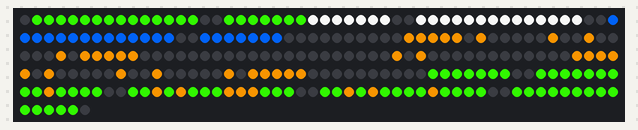
Simulated run of this program. Board: Raspberry Pi Pico running MicroPython. Parts: 256 RGB LEDs in strip order, left to right, continuing on the next row.

Above: at 0.1 s.

The program:

fifaworldcup22.py
```python
import plasma
from plasma import plasma_stick
import time

"""
Make some rainbows!
"""

# list of leds to switch on
onLeds = [251,244,235,228,216,217,218,219,220,221,222,212,203,196,187,40,41,42,43,44,45,46,39,38,37,36,35,34,33,24,25,26,27,28,29,30,23,22,21,20,19,18,17,8,9,10,11,12,13,14,7,6,5,4,3,2,1,71,70,69,68,67,66,65,56,57,58,59,60,61,62,55,54,53,52,51,50,49,105,106,107,108,109,103,97,88,94,86,85,84,83,82,169,170,171,172,173,167,161,152,158,150,149,148,147,146,133,131]
# [9,10,11,50,51,52,53,61,66,67,68,69,77,82,83,84,85,93,95,98,99,100,101,103,109,111,113,114,115,116,117,118,119,125,127,130,131,132,133,135,141,143,146,147,148,149,157,162,163,164,165,173,178,179,180,181]
enFlagWhite = [248,249,250,252,253,254,247,246,245,243,242,241,232,233,234,236,237,238,231,230,229,227,226,225,215,214,213,211,210,209,200,201,202,204,205,206,199,198,197,195,194,193,184,185,186,188,189,190]
enFlagRed = [251,244,235,228,216,217,218,219,220,221,222,212,203,196,187]
frFlagWhite = [40,41,42,43,44,45,46,39,38,37,36,35,34,33,24,25,26,27,28,29,30]
frFlagRed = [23,22,21,20,19,18,17,8,9,10,11,12,13,14,7,6,5,4,3,2,1]
frFlagBlue = [71,70,69,68,67,66,65,56,57,58,59,60,61,62,55,54,53,52,51,50,49]
maFlagRed = [248,249,250,251,252,253,254,247,246,245,244,243,242,241,232,233,235,236,237,238,231,230,228,226,225,216,220,221,222,215,214,212,210,209,200,201,203,204,205,206,199,198,197,196,195,194,193,184,185,186,187,188,189,190]
maFlagGreen = [234,229,227,217,218,219,213,211,202]
colon = [133,131]

zeroen = [169,170,171,172,173,167,161,152,158,150,149,148,147,146]
oneen = [170,166,152,153,154,155,156,157,158]
zerofr = [105,106,107,108,109,103,97,88,94,86,85,84,83,82]
onefr = [101,89,87,86,85,84,83,82,81]
twofr = [105,108,109,110,103,100,97,88,90,94,86,81]
twoen = [166,163,162,161,152,155,158,151,149,145,137,142]
threeen = [166,162,152,155,158,151,148,145,137,138,140,141]
threefr = [105,109,103,100,97,88,91,94,86,85,83,82]

frScore = zerofr
enScore = zeroen

# Set how many LEDs you have
NUM_LEDS = len(onLeds)
NUM_LEDS2 = 32*8

# The SPEED that the LEDs cycle at (1 - 255)
SPEED = 20

# How many times the LEDs will be updated per second
UPDATES = 60

# WS2812 / NeoPixel™ LEDs
led_strip = plasma.WS2812(NUM_LEDS2, 0, 0, plasma_stick.DAT, color_order=plasma.COLOR_ORDER_RGB)

# Start updating the LED strip
led_strip.start()

offset = 0.0


def colour(R,G,B): # Convert RGB888 to RGB565
    return (((G&0b00011100)<<3) +((R&0b11111000)>>3)<<8) + (B&0b11111000)+((G&0b11100000)>>5)

#  colours from https://thepihut.com/blogs/raspberry-pi-tutorials/coding-colour-with-micropython-on-raspberry-pi-pico-displays
red = 0.3#colour(255, 0, 0)# is bright red
green = 0.1#colour(0, 255, 0)# is bright green
blue = 0.6#colour(0, 0, 127)# is half-power blue
yellow = 0.15#colour(255, 255, 0)# Red + Green
# cyan = 0.8#colour(0, 255, 255)# Green + Blue
# magenta = 0.9#colour(255, 0, 255)# Red + Blue
white = 0.0#colour(255, 255 ,255)# Red + Green + Blue
midgrey = 0.1#(127, 127, 127)# Half brightness of white


def lightUp(ledArray, color, offset):
    # function body

    for i in range(len(ledArray)):
        hue = float(i) / len(ledArray)
        led_strip.set_hsv(ledArray[i], color, offset, 0.9)

    return

# Make rainbows
while True:

    SPEED = min(255, max(1, SPEED))
    offset += float(SPEED) / 2000.0

    lightUp(maFlagGreen, green, 1.0)
    lightUp(maFlagRed, red, 1.0)
    lightUp(frFlagWhite, yellow, 0.0)
    lightUp(frFlagRed, red, 1.0)
    lightUp(frFlagBlue, blue, 1.0)
    lightUp(frScore, green, 1.0)
    lightUp(enScore, green, 1.0)
    lightUp(colon, green, 1.0)

    time.sleep(1.0 / UPDATES)
```
